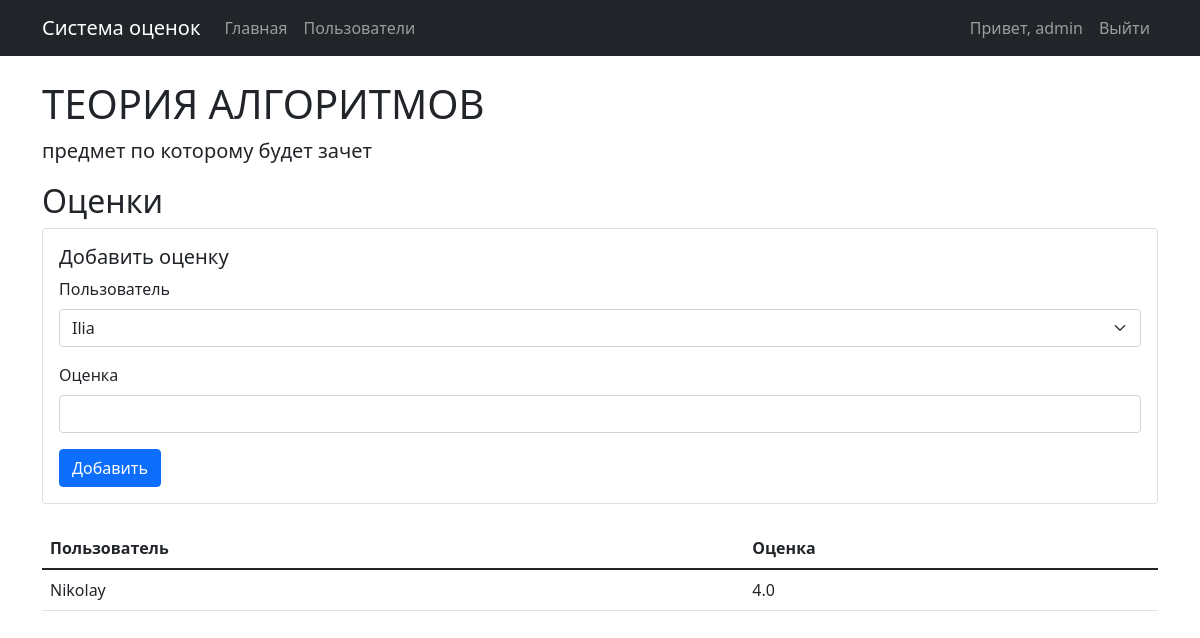
/subject/1 (signed in), run on the app's committed database.
### app.py (models this page shows)
class User(UserMixin, db.Model):
    id = db.Column(db.Integer, primary_key=True)
    username = db.Column(db.String(80), unique=True, nullable=False)
    group = db.Column(db.String(20), nullable=False)
    password_hash = db.Column(db.String(120), nullable=False)
    grades = db.relationship('Grade', backref='user', lazy=True)

class Subject(db.Model):
    id = db.Column(db.Integer, primary_key=True)
    title = db.Column(db.String(100), nullable=False)
    description = db.Column(db.Text, nullable=True)
    grades = db.relationship('Grade', backref='subject', lazy=True)

class Grade(db.Model):
    id = db.Column(db.Integer, primary_key=True)
    value = db.Column(db.Float, nullable=False)
    user_id = db.Column(db.Integer, db.ForeignKey('user.id'), nullable=False)
    subject_id = db.Column(db.Integer, db.ForeignKey('subject.id'), nullable=False)

### app.py (the view)
@app.route('/subject/<int:subject_id>')
@login_required
def subject(subject_id):
    subject = Subject.query.get_or_404(subject_id)
    if current_user.group == 'admin':
        grades = Grade.query.filter_by(subject_id=subject_id).all()
        users = User.query.filter(User.group != 'admin').all()
    else:
        grades = Grade.query.filter_by(subject_id=subject_id, user_id=current_user.id).all()
        users = []
    return render_template('subject.html', subject=subject, grades=grades, users=users)

### app.py (called while the page is built)
@login_manager.user_loader
def load_user(user_id):
    return User.query.get(int(user_id))

### templates/subject.html (shortened to what this page needs)
{% extends "base.html" %}
{% block content %}
<h1>{{ subject.title }}</h1>
<p class="lead">{{ subject.description }}</p>
<h2>Оценки</h2>
{% if current_user.group == 'admin' %}
<div class="card mb-4">
    <div class="card-body">
        <h5 class="card-title">Добавить оценку</h5>
        <form action="{{ url_for('add_grade', subject_id=subject.id) }}" method="POST">
            <div class="mb-3">
                <label for="user_id" class="form-label">Пользователь</label>
                <select class="form-select" id="user_id" name="user_id" required>
                    {% for user in users %}
                    <option value="{{ user.id }}">{{ user.username }}</option>
                    {% endfor %}
                </select>
            </div>
            <div class="mb-3">
                <label for="value" class="form-label">Оценка</label>
                <input type="number" step="0.1" class="form-control" id="value" name="value" required>
            </div>
            <button type="submit" class="btn btn-primary">Добавить</button>
        </form>
    </div>
</div>
{% endif %}
<div class="table-responsive">
    <table class="table">
        <thead>
            <tr>
                <th>Пользователь</th>
                <th>Оценка</th>
            </tr>
        </thead>
        <tbody>
            {% for grade in grades %}
            <tr>
                <td>{{ grade.user.username }}</td>
                <td>{{ grade.value }}</td>
            </tr>
            {% endfor %}
        </tbody>
    </table>
</div>
{% endblock %}

### templates/base.html (shortened to what this page needs)
<!DOCTYPE html>
<html lang="ru">
<head>
    <link href="https://cdn.jsdelivr.net/npm/bootstrap@5.1.3/dist/css/bootstrap.min.css" rel="stylesheet">
</head>
<body>
    <nav class="navbar navbar-expand-lg navbar-dark bg-dark">
        <div class="container">
            <a class="navbar-brand" href="{{ url_for('index') }}">Система оценок</a>
            <div class="collapse navbar-collapse" id="navbarNav">
                <ul class="navbar-nav me-auto">
                    <li class="nav-item">
                        <a class="nav-link" href="{{ url_for('index') }}">Главная</a>
                    </li>
                    {% if current_user.is_authenticated and current_user.group == 'admin' %}
                    <li class="nav-item">
                        <a class="nav-link" href="{{ url_for('users') }}">Пользователи</a>
                    </li>
                    {% endif %}
                </ul>
                <div class="navbar-nav">
                    {% if current_user.is_authenticated %}
                        <span class="nav-item nav-link">Привет, {{ current_user.username }}</span>
                        <a class="nav-item nav-link" href="{{ url_for('logout') }}">Выйти</a>
                    {% else %}
                        <a class="nav-item nav-link" href="{{ url_for('login') }}">Войти</a>
                    {% endif %}
                </div>
            </div>
        </div>
    </nav>
    <div class="container mt-4">
        {% block content %}{% endblock %}
    </div>
</body>
</html>

### data on the page
User: username "admin"
Subject: title "ТЕОРИЯ АЛГОРИТМОВ", description "предмет по которому будет зачет"
Grade: user.username "Nikolay", value "4.0"

### other printed values
form field user_id "Ilia"
